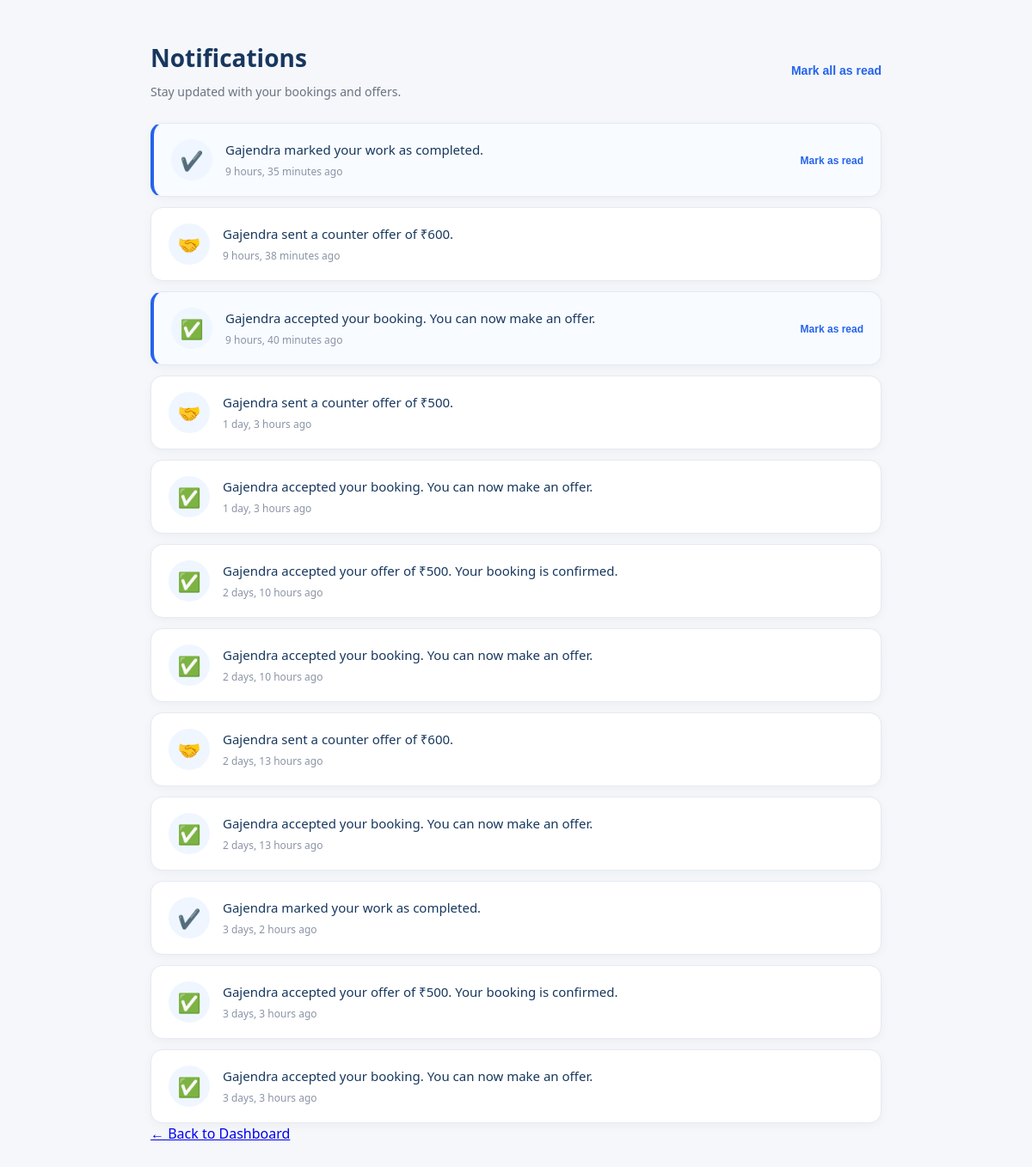
Screenshot of /notifications/ (signed in) with the database file from the repository.
### bookings/models.py (models this page shows, shortened)
class Notification(models.Model):
    NOTIFICATION_TYPES = [
        ("booking", "Booking"),
        ("offer", "Offer"),
        ("counter_offer", "Counter Offer"),
        ("accepted", "Accepted"),
        ("rejected", "Rejected"),
        ("completed", "Completed"),
    ]
    recipient = models.ForeignKey(
        User,
        on_delete=models.CASCADE,
        related_name="notifications"
    )
    booking = models.ForeignKey(
        Booking,
        on_delete=models.CASCADE,
        related_name="notifications",
        null=True,
        blank=True
    )
    notification_type = models.CharField(
        max_length=30,
        choices=NOTIFICATION_TYPES
    )
    message = models.CharField(
        max_length=255
    )
    is_read = models.BooleanField(
        default=False
    )
    created_at = models.DateTimeField(
        auto_now_add=True
    )

### bookings/views.py (the view)
@login_required
def notifications(request):
    notification_list = Notification.objects.filter(
        recipient=request.user
    ).select_related(
        "booking",
        "booking__worker"
    ).order_by(
        "-created_at"
    )
    return render(
        request,
        "notifications.html",
        {
            "notifications": notification_list,
        }
    )

### accounts/context_processors.py (called while the page is built)
def notification_count(request):
    if not request.user.is_authenticated:
        return {
            "unread_notification_count": 0
        }
    count = Notification.objects.filter(
        recipient=request.user,
        is_read=False
    ).count()
    return {
        "unread_notification_count": count
    }

### templates/notifications.html (shortened to what this page needs)
{% extends "base.html" %}
{% load static %}
{% block extra_css %}
<link
    rel="stylesheet"
    href="{% static 'css/notification.css' %}"
>
{% endblock %}
{% block content %}
<div class="notification-page">
    <div class="notification-container">
        <div class="notification-header">
            <div>
                <h1>
                    Notifications
                </h1>
                <p>
                    Stay updated with your bookings and offers.
                </p>
            </div>
            {% if notifications %}
            <form
                method="POST"
                action="{% url 'mark_all_notifications_read' %}"
            >
                <button
                    type="submit"
                    class="mark-all-btn"
                >
                    Mark all as read
                </button>
            </form>
            {% endif %}
        </div>
        <div class="notification-list">
            {% for notification in notifications %}
            <div
                class="notification-item
                {% if not notification.is_read %}
                    unread
                {% endif %}"
            >
                <div class="notification-icon">
                    {% if notification.notification_type == "booking" %}
                        📋
                    {% elif notification.notification_type == "offer" %}
                        💰
                    {% elif notification.notification_type == "counter_offer" %}
                        🤝
                    {% elif notification.notification_type == "accepted" %}
                        ✅
                    {% elif notification.notification_type == "rejected" %}
                        ❌
                    {% elif notification.notification_type == "completed" %}
                        ✔️
                    {% else %}
                        🔔
                    {% endif %}
                </div>
                <div class="notification-content">
                    <p>
                        {{ notification.message }}
                    </p>
                    <span class="notification-time">
                        {{ notification.created_at|timesince }} ago
                    </span>
                </div>
                {% if not notification.is_read %}
                <form
                    method="POST"
                    action="{% url 'mark_notification_read' notification.id %}"
                >
                    <button
                        type="submit"
                        class="read-btn"
                    >
                        Mark as read
                    </button>
                </form>
                {% endif %}
            </div>
            {% endfor %}
        </div>
        <a
            href="{% if user.worker_profile %}
                {% url 'worker_dashboard' %}
            {% else %}
                {% url 'customer_dashboard' %}
            {% endif %}"
            class="back-dashboard"
        >
            ← Back to Dashboard
        </a>
    </div>
</div>
{% endblock %}

### static/css/style.css (style rules this page uses)
* { margin:0; padding:0; box-sizing:border-box; }
body { font-family: "Segoe UI",sans-serif; background:#f8fafc; color:#222; line-height:1.6; }
html { scroll-behavior:smooth; }

### static/css/notification.css (style rules this page uses)
.notification-page { min-height: calc(100vh - 80px); background: #f5f7fb; padding: 45px 20px 70px; }
.notification-container { width: 100%; max-width: 850px; margin: 0 auto; }
.notification-header { display: flex; align-items: center; justify-content: space-between; gap: 20px; margin-bottom: 25px; }
.notification-header h1 { margin: 0; color: #17375E; font-size: 28px; }
.notification-header p { margin: 6px 0 0; color: #6b7280; font-size: 14px; }
.mark-all-btn { border: none; background: transparent; color: #2563eb; font-size: 14px; font-weight: 600; cursor: pointer; }
.notification-list { display: flex; flex-direction: column; gap: 12px; }
.notification-item { display: flex; align-items: center; gap: 15px; padding: 18px 20px; background: #ffffff; border: 1px solid #e5eaf1; border-radius: 14px; box-shadow: 0 3px 12px rgba(0, 0, 0, 0.04); }
.notification-item.unread { border-left: 4px solid #2563eb; background: #f8fbff; }
.notification-icon { width: 48px; height: 48px; flex-shrink: 0; display: flex; align-items: center; justify-content: center; background: #eff6ff; border-radius: 50%; font-size: 22px; }
.notification-content { flex: 1; }
.notification-content p { margin: 0; color: #17375E; font-size: 15px; line-height: 1.5; }
.notification-time { display: block; margin-top: 5px; color: #8a94a6; font-size: 12px; }
.read-btn { border: none; background: transparent; color: #2563eb; font-size: 12px; font-weight: 600; cursor: pointer; white-space: nowrap; }

### rows the page displays
Notification: message "Gajendra marked your work as completed.", created_at "9 hours, 35 minutes", is_read "Mark as read"
Notification: message "Gajendra sent a counter offer of ₹600.", created_at "9 hours, 38 minutes"
Notification: message "Gajendra accepted your booking. You can now make an offer.", created_at "9 hours, 40 minutes", is_read "Mark as read"
Notification: message "Gajendra sent a counter offer of ₹500.", created_at "1 day, 3 hours"
Notification: message "Gajendra accepted your booking. You can now make an offer.", created_at "1 day, 3 hours"
Notification: message "Gajendra accepted your offer of ₹500. Your booking is confirmed.", created_at "2 days, 10 hours"
Notification: message "Gajendra accepted your booking. You can now make an offer.", created_at "2 days, 10 hours"
Notification: message "Gajendra sent a counter offer of ₹600.", created_at "2 days, 13 hours"
Notification: message "Gajendra accepted your booking. You can now make an offer.", created_at "2 days, 13 hours"
Notification: message "Gajendra marked your work as completed.", created_at "3 days, 2 hours"
Notification: message "Gajendra accepted your offer of ₹500. Your booking is confirmed.", created_at "3 days, 3 hours"
Notification: message "Gajendra accepted your booking. You can now make an offer.", created_at "3 days, 3 hours"
